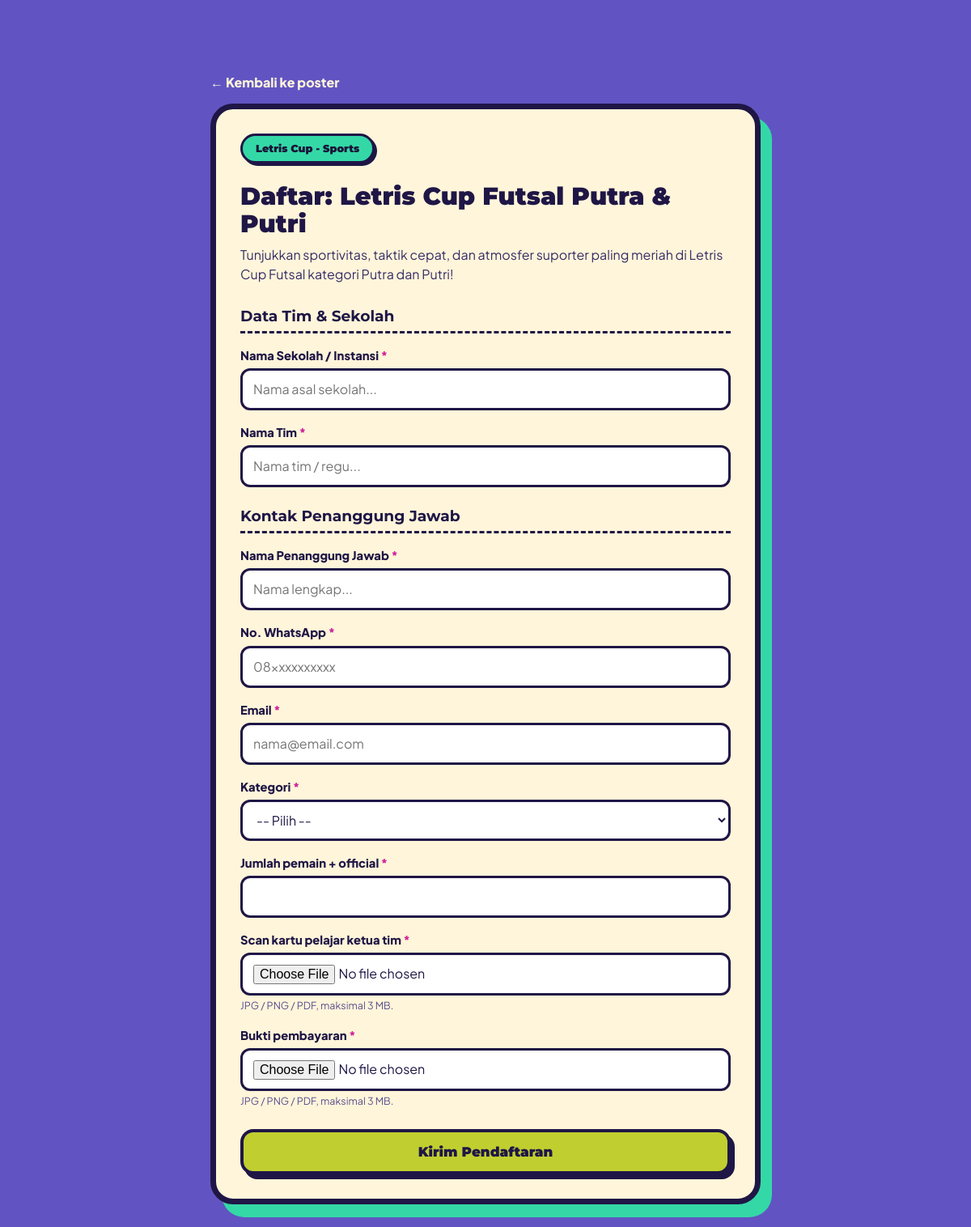
Page /register.php?e=futsal on the committed database.
### tables this page shows
CREATE TABLE `events` (
  `id` int(11) NOT NULL AUTO_INCREMENT,
  `slug` varchar(40) NOT NULL,
  `title` varchar(120) NOT NULL,
  `category` enum('lomba','festival','penutup') NOT NULL DEFAULT 'lomba',
  `badge` varchar(80) NOT NULL DEFAULT '',
  `color` varchar(9) NOT NULL DEFAULT '#34D8A6',
  `text_color` varchar(9) NOT NULL DEFAULT '#1a1438',
  `description` text NOT NULL,
  `fee` varchar(120) NOT NULL DEFAULT '',
  `prize` varchar(160) NOT NULL DEFAULT '',
  `quota_num` int(11) DEFAULT NULL,
  `quota_text` varchar(120) NOT NULL DEFAULT '',
  `schedule_text` varchar(160) NOT NULL DEFAULT '',
  `event_date` date DEFAULT NULL,
  `contact` varchar(160) NOT NULL DEFAULT '',
  `requirements` text NOT NULL,
  `juknis_url` varchar(255) NOT NULL DEFAULT '',
  `team_label` varchar(60) NOT NULL DEFAULT 'Nama Tim',
  `contact_label` varchar(80) NOT NULL DEFAULT 'Nama Penanggung Jawab',
  `phone_label` varchar(80) NOT NULL DEFAULT 'No. WhatsApp',
  `email_required` tinyint(1) NOT NULL DEFAULT 1,
  `poster_tile` varchar(10) NOT NULL DEFAULT '',
  `reg_open` tinyint(1) NOT NULL DEFAULT 1,
  `is_active` tinyint(1) NOT NULL DEFAULT 1,
  `sort_order` int(11) NOT NULL DEFAULT 0,
  PRIMARY KEY (`id`),
  UNIQUE KEY `slug` (`slug`)
);

CREATE TABLE `form_fields` (
  `id` int(11) NOT NULL AUTO_INCREMENT,
  `event_id` int(11) NOT NULL,
  `field_key` varchar(40) NOT NULL,
  `label` varchar(120) NOT NULL,
  `type` enum('text','textarea','number','email','tel','select','file','heading') NOT NULL DEFAULT 'text',
  `options` text DEFAULT NULL,
  `required` tinyint(1) NOT NULL DEFAULT 1,
  `placeholder` varchar(160) NOT NULL DEFAULT '',
  `help` varchar(255) NOT NULL DEFAULT '',
  `sort_order` int(11) NOT NULL DEFAULT 0,
  PRIMARY KEY (`id`),
  UNIQUE KEY `uq_event_key` (`event_id`,`field_key`),
  CONSTRAINT `form_fields_ibfk_1` FOREIGN KEY (`event_id`) REFERENCES `events` (`id`) ON DELETE CASCADE
);

### includes/bootstrap.php (called while the page is built, shortened)
<?php
function db(): PDO
{
    static $pdo = null;
    if ($pdo === null) {
        try {
            $pdo = new PDO(
                'mysql:host=' . DB_HOST . ';dbname=' . DB_NAME . ';charset=utf8mb4',
                DB_USER, DB_PASS,
                [
                    PDO::ATTR_ERRMODE => PDO::ERRMODE_EXCEPTION,
                    PDO::ATTR_DEFAULT_FETCH_MODE => PDO::FETCH_ASSOC,
                    PDO::ATTR_EMULATE_PREPARES => false,
                ]
            );
        } catch (PDOException $e) {
            http_response_code(500);
            exit('Database belum siap. Jalankan <a href="' . BASE_URL . '/install.php">install.php</a> terlebih dahulu.');
        }
    }
    return $pdo;
}
function e($v): string
{
    return htmlspecialchars((string) $v, ENT_QUOTES, 'UTF-8');
}
function url(string $path = ''): string
{
    return BASE_URL . '/' . ltrim($path, '/');
}
function settings(): array
{
    static $cache = null;
    if ($cache === null) {
        $cache = [];
        foreach (db()->query('SELECT k, v FROM settings') as $r) {
            $cache[$r['k']] = $r['v'];
        }
    }
    return $cache;
}
function setting(string $key, string $default = ''): string
{
    return settings()[$key] ?? $default;
}
function registration_open(array $event): bool
{
    return setting('status') === 'open' && (int) $event['reg_open'] === 1;
}
function registration_count(int $eventId): int
{
    $st = db()->prepare("SELECT COUNT(*) FROM registrations WHERE event_id = ? AND status <> 'rejected'");
    $st->execute([$eventId]);
    return (int) $st->fetchColumn();
}

### register.php (the view, shortened to what this page needs)
<?php
require_once __DIR__ . '/includes/bootstrap.php';
$slug = $_GET['e'] ?? $_POST['e'] ?? '';
$st = db()->prepare('SELECT * FROM events WHERE slug = ? AND is_active = 1');
$st->execute([$slug]);
$ev = $st->fetch();
$fq = db()->prepare('SELECT * FROM form_fields WHERE event_id = ? ORDER BY sort_order, id');
$fq->execute([$ev['id']]);
$fields = $fq->fetchAll();
$isOpen = registration_open($ev);
$full = $ev['quota_num'] !== null && registration_count((int) $ev['id']) >= (int) $ev['quota_num'];
$old = [];
$done = isset($_GET['done']) && ($_SESSION['reg_done']['slug'] ?? '') === $ev['slug'] ? $_SESSION['reg_done'] : null;
$val = fn($k) => e($old[$k] ?? '');
?><!DOCTYPE html>
<html lang="id">
<head>
  <link rel="stylesheet" href="<?= url('assets/css/style.css') ?>">
</head>
<body class="reg-page" style="--accent:<?= e($ev['color']) ?>">
<div class="reg-wrap" style="max-width:680px;margin:0 auto">
  <a class="back-link" href="<?= url('index.php') ?>">&larr; Kembali ke poster</a>
  <div class="reg-card">
    <span class="card-header-badge" style="background:<?= e($ev['color']) ?>;color:<?= e($ev['text_color']) ?>"><?= e($ev['badge']) ?></span>
<?php if ($done): unset($_SESSION['reg_done']); ?>
    <h1>Pendaftaran Berhasil!</h1>
    <p class="lead">Terima kasih. Simpan kode pendaftaran berikut dan tunjukkan ke panitia bila diminta.</p>
    <div class="reg-code"><?= e($done['code']) ?></div>
    <div class="alert alert-info">Status: <b>Menunggu verifikasi</b>. Panitia akan menghubungi lewat WhatsApp / email yang kamu isi.</div>
    <a class="btn-submit" style="display:block;text-align:center;text-decoration:none" href="<?= url('index.php') ?>">Kembali ke Beranda</a>
<?php else: ?>
    <h1>Daftar: <?= e($ev['title']) ?></h1>
    <p class="lead"><?= e($ev['description']) ?></p>
<?php if ($isOpen && !$full): ?>
    <form class="reg-form" method="post" enctype="multipart/form-data" novalidate>
      <h3>Data Tim &amp; Sekolah</h3>
      <label>Nama Sekolah <?= $ev['slug'] === 'mlbb' ? '(SMP/MTs)' : '/ Instansi' ?> <span class="req">*</span></label>
      <input name="school" maxlength="160" required value="<?= $val('school') ?>" placeholder="Nama asal sekolah...">
<?php if (!empty($ev['team_label'])): ?>
      <label><?= e($ev['team_label']) ?> <span class="req">*</span></label>
      <input name="team_name" maxlength="120" required value="<?= $val('team_name') ?>" placeholder="Nama tim / regu...">
<?php endif; ?>
      <h3 style="margin-top:22px"><?= e($ev['slug'] === 'mlbb' || $ev['slug'] === 'tari' ? 'Kontak Guru Pembimbing' : 'Kontak Penanggung Jawab') ?></h3>
      <label><?= e($ev['contact_label'] ?? 'Nama Penanggung Jawab') ?> <span class="req">*</span></label>
      <input name="contact_name" maxlength="120" required value="<?= $val('contact_name') ?>" placeholder="Nama lengkap...">
      <label><?= e($ev['phone_label'] ?? 'No. WhatsApp') ?> <span class="req">*</span></label>
      <input name="phone" type="tel" maxlength="20" required value="<?= $val('phone') ?>" placeholder="08xxxxxxxxxx">
<?php if (!empty($ev['email_required'])): ?>
      <label>Email <span class="req">*</span></label>
      <input name="email" type="email" maxlength="160" required value="<?= $val('email') ?>" placeholder="nama@email.com">
<?php endif; ?>
<?php if ($fields): ?>
<?php foreach ($fields as $f): $k = 'f_' . $f['field_key']; $req = $f['required'] ? ' <span class="req">*</span>' : ''; ?>
<?php if ($f['type'] === 'heading'): ?>
      <h3 style="margin-top:28px"><?= e($f['label']) ?></h3>
<?php else: ?>
      <label for="<?= e($k) ?>"><?= e($f['label']) . $req ?></label>
<?php if ($f['type'] === 'textarea'): ?>
      <textarea id="<?= e($k) ?>" name="<?= e($k) ?>" maxlength="3000" placeholder="<?= e($f['placeholder'] ?? '') ?>"><?= $val($k) ?></textarea>
<?php elseif ($f['type'] === 'select'): ?>
      <select id="<?= e($k) ?>" name="<?= e($k) ?>">
        <option value="">-- Pilih --</option>
      </select>
<?php elseif ($f['type'] === 'file'): ?>
      <input id="<?= e($k) ?>" type="file" name="<?= e($k) ?>" accept=".jpg,.jpeg,.png,.pdf">
      <div class="hint"><?= !empty($f['help']) ? e($f['help']) . ' ' : '' ?>JPG / PNG / PDF, maksimal <?= UPLOAD_MAX_BYTES / 1048576 ?> MB.</div>
<?php else: ?>
      <input id="<?= e($k) ?>" type="<?= e($f['type']) ?>" name="<?= e($k) ?>" maxlength="500" value="<?= $val($k) ?>" placeholder="<?= e($f['placeholder'] ?? '') ?>">
<?php endif; ?>
<?php endif; ?>
<?php endforeach; ?>
<?php endif; ?>
      <button class="btn-submit" type="submit">Kirim Pendaftaran</button>
    </form>
<?php endif; ?>
<?php endif; ?>
  </div>
</div>
</body>
</html>

### assets/css/style.css (style rules this page uses)
:root { --purple: #6154C2; --purple-dark: #453a94; --purple-light: #695BD0; --lime: #C0CF2F; --lime-shadow: #73922A; --cream: #FFF5DA; --mint: #34D8A6; --pink: #F4819D; --magenta: #D11F9B; --yellow: #F6E37A; --gold: #F0BB49; --blue: #2F80D9; --ink: #1f1646; --ease-spring: cubic-bezier(0.34, 1.56, 0.64, 1); --ease-smooth: cubic-bezier(0.65, 0, 0.35, 1); }
* { box-sizing: border-box; margin: 0; padding: 0; }
html { scroll-behavior: smooth; }
body { background: var(--purple); color: var(--cream); font-family: 'Plus Jakarta Sans', sans-serif; overflow-x: hidden; line-height: 1.5; }
a { color: inherit; }
.card-header-badge { display: inline-block; padding: 6px 16px; border-radius: 20px; border: 3px solid var(--ink); font-family: 'Montserrat', sans-serif; font-weight: 900; font-size: .8rem; margin-bottom: 14px; box-shadow: 3px 3px 0 var(--ink); }
.reg-page { background: var(--purple); min-height: 100vh; padding: 90px 16px 60px; }
.reg-card { max-width: 680px; margin: 0 auto; background: var(--cream); color: var(--ink); border: 7px solid var(--ink); border-radius: 28px; padding: 30px; box-shadow: 14px 16px 0 var(--accent, var(--lime)); }
.reg-card h1 { font-family: 'Montserrat', sans-serif; font-weight: 900; font-size: 1.9rem; line-height: 1.1; margin: 10px 0; }
.reg-card .lead { color: #362c66; margin-bottom: 20px; }
.reg-form label { display: block; font-weight: 800; margin: 16px 0 5px; font-size: .92rem; }
.reg-form label .req { color: var(--magenta); }
.reg-form input, .reg-form select, .reg-form textarea { width: 100%; padding: 11px 13px; border: 3px solid var(--ink); border-radius: 12px; font: inherit; background: #fff; color: var(--ink); }
.reg-form .hint { font-size: .78rem; color: #5a4f8f; margin-top: 3px; }
.reg-form h3 { margin-top: 26px; font-family: 'Montserrat', sans-serif; border-bottom: 3px dashed var(--ink); padding-bottom: 4px; }
.btn-submit { margin-top: 26px; width: 100%; background: var(--lime); color: var(--ink); border: 4px solid var(--ink); border-radius: 16px; padding: 14px; font-family: 'Montserrat', sans-serif; font-weight: 900; font-size: 1.05rem; cursor: pointer; box-shadow: 5px 6px 0 var(--ink); }
.back-link { display: inline-block; margin-bottom: 14px; font-weight: 800; color: var(--cream); text-decoration: none; }

### rows in the picture
events: badge "Letris Cup - Sports", title "Letris Cup Futsal Putra & Putri", description "Tunjukkan sportivitas, taktik cepat, dan atmosfer suporter paling meriah di Letris Cup Futsal kategori Putra dan Putri!", team_label "Nama Tim", slug "Kontak Penanggung Jawab", contact_label "Nama Penanggung Jawab", phone_label "No. WhatsApp"
form_fields: label "Kategori"
form_fields: label "Jumlah pemain + official"
form_fields: label "Scan kartu pelajar ketua tim"
form_fields: label "Bukti pembayaran"
